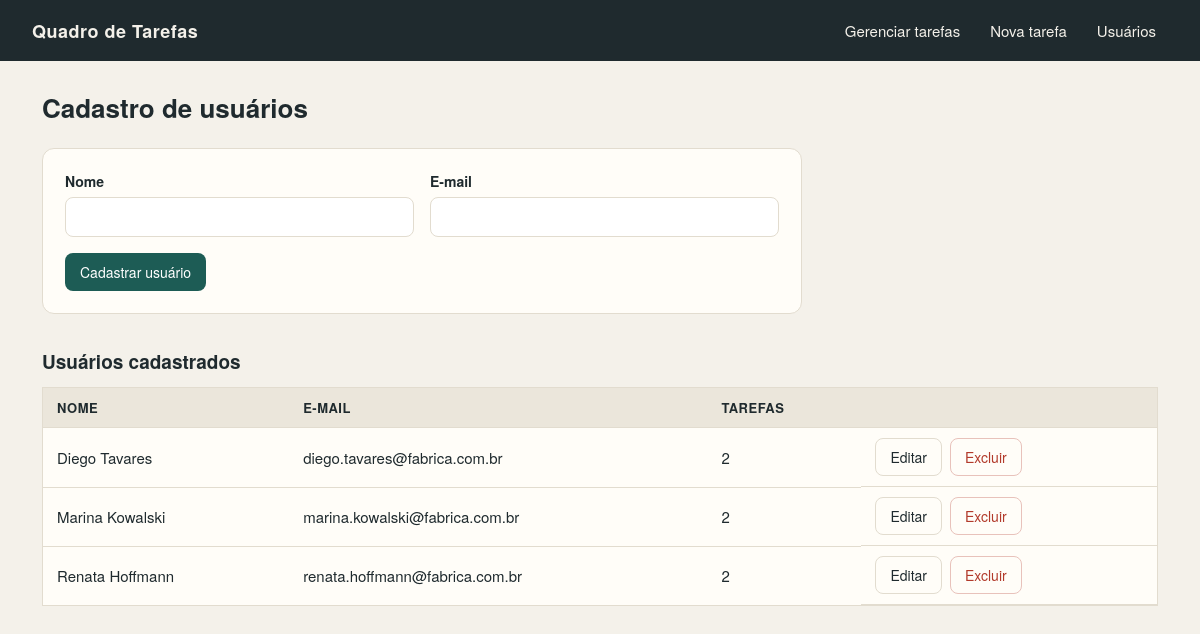
The app's page /usuarios.php with its own data.
### tables this page shows
CREATE TABLE usuarios (
    usu_id INT NOT NULL AUTO_INCREMENT PRIMARY KEY,
    usu_nome VARCHAR(40) NOT NULL,
    usu_email VARCHAR(80) NOT NULL UNIQUE
);

### funcoes.php (called while the page is built, shortened)
<?php
function e($valor)
{
    return htmlspecialchars((string) $valor, ENT_QUOTES, 'UTF-8');
}

### usuarios.php (the view, shortened to what this page needs)
<?php
require 'funcoes.php';
$id = (int) ($_GET['id'] ?? 0);
$usuario = ['usu_nome' => '', 'usu_email' => ''];
$lista = $pdo->query(
    'SELECT u.usu_id, u.usu_nome, u.usu_email, COUNT(t.tar_id) AS total_tarefas
     FROM usuarios u
     LEFT JOIN tarefas t ON t.usu_id = u.usu_id
     GROUP BY u.usu_id, u.usu_nome, u.usu_email
     ORDER BY u.usu_nome'
)->fetchAll();
require 'topo.php';
?>
<div class="cabecalho-pagina">
    <h1><?= $id > 0 ? 'Editar usuário' : 'Cadastro de usuários' ?></h1>
</div>
<form class="painel" method="post" action="usuarios.php<?= $id > 0 ? '?id=' . $id : '' ?>">
    <div class="grade">
        <label>
            Nome
            <input type="text" name="usu_nome" maxlength="40" value="<?= e($usuario['usu_nome']) ?>" required>
        </label>
        <label>
            E-mail
            <input type="email" name="usu_email" maxlength="80" value="<?= e($usuario['usu_email']) ?>" required>
        </label>
    </div>
    <div class="linha-botoes">
        <button class="btn btn-cheio" type="submit"><?= $id > 0 ? 'Salvar alterações' : 'Cadastrar usuário' ?></button>
    </div>
</form>
<h2 class="subtitulo">Usuários cadastrados</h2>
<?php if (!$lista): ?>
    <p class="raia-vazia">Nenhum usuário cadastrado ainda.</p>
<?php else: ?>
    <div class="tabela-rolagem">
        <table class="tabela">
            <thead>
                <tr>
                    <th>Nome</th>
                    <th>E-mail</th>
                    <th>Tarefas</th>
                    <th></th>
                </tr>
            </thead>
            <tbody>
                <?php foreach ($lista as $linha): ?>
                    <tr>
                        <td><?= e($linha['usu_nome']) ?></td>
                        <td><?= e($linha['usu_email']) ?></td>
                        <td><?= (int) $linha['total_tarefas'] ?></td>
                        <td class="celula-acoes">
                            <a class="btn btn-leve" href="usuarios.php?id=<?= (int) $linha['usu_id'] ?>">Editar</a>
                            <form method="post" action="usuarios.php" onsubmit="return confirm(<?= e(json_encode('Excluir ' . $linha['usu_nome'] . ' e todas as tarefas dele?', JSON_UNESCAPED_UNICODE)) ?>);">
                                <button class="btn btn-perigo" type="submit">Excluir</button>
                            </form>
                        </td>
                    </tr>
                <?php endforeach; ?>
            </tbody>
        </table>
    </div>
<?php endif; ?>
<?php require 'rodape.php'; ?>

### estilo.css (style rules this page uses)
:root { --fundo: #f4f1ea; --superficie: #fffdf8; --tinta: #1f2a2e; --suave: #6b7571; --borda: #e2dccf; --destaque: #1d5c55; --perigo: #b23a2b; --fazer: #c9822b; --fazendo: #2f6fae; --pronto: #3c8a4e; }
* { box-sizing: border-box; }
body { margin: 0; background: var(--fundo); color: var(--tinta); font-family: "Trebuchet MS", "Helvetica Neue", sans-serif; font-size: 15px; }
.cabecalho-pagina { display: flex; align-items: center; justify-content: space-between; gap: 12px; margin-bottom: 22px; }
h1 { margin: 0; font-size: 26px; }
.subtitulo { margin: 34px 0 12px; font-size: 19px; }
.btn { display: inline-block; padding: 8px 14px; border: 1px solid transparent; border-radius: 8px; font: inherit; font-size: 14px; text-decoration: none; cursor: pointer; }
.btn-cheio { background: var(--destaque); color: #fff; }
.btn-leve { background: transparent; border-color: var(--borda); color: var(--tinta); }
.btn-perigo { background: transparent; border-color: #e8c2bb; color: var(--perigo); }
.cartao-acoes, .celula-acoes, .linha-botoes { display: flex; gap: 8px; flex-wrap: wrap; }
form { margin: 0; }
.painel { max-width: 760px; padding: 22px; background: var(--superficie); border: 1px solid var(--borda); border-radius: 12px; }
.grade { display: grid; grid-template-columns: repeat(auto-fit, minmax(220px, 1fr)); gap: 0 16px; }
label { display: block; margin-bottom: 16px; font-weight: bold; font-size: 14px; }
input, select, textarea { display: block; width: 100%; margin-top: 6px; padding: 9px 10px; border: 1px solid var(--borda); border-radius: 8px; background: #fff; color: var(--tinta); font: inherit; font-weight: normal; }
.tabela-rolagem { overflow-x: auto; }
.tabela { width: 100%; border-collapse: collapse; background: var(--superficie); border: 1px solid var(--borda); }
.tabela th, .tabela td { padding: 10px 14px; text-align: left; border-bottom: 1px solid var(--borda); }
.tabela th { background: #ebe6db; font-size: 13px; text-transform: uppercase; letter-spacing: 0.5px; }

### records on screen
usuarios: usu_nome "Diego Tavares", usu_email "diego.tavares@fabrica.com.br", total_tarefas "2"
usuarios: usu_nome "Marina Kowalski", usu_email "marina.kowalski@fabrica.com.br", total_tarefas "2"
usuarios: usu_nome "Renata Hoffmann", usu_email "renata.hoffmann@fabrica.com.br", total_tarefas "2"
